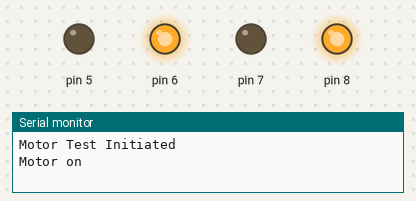
The sketch below on a simulated Arduino Uno, built with avr-gcc and run on an emulated ATmega328P. Shown: output pins drawn as LEDs (lit = HIGH), the last lines printed to the serial monitor.

Above: at 0.06 s.
At 12.47 s:
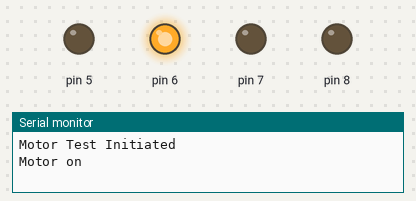
At 23.12 s:
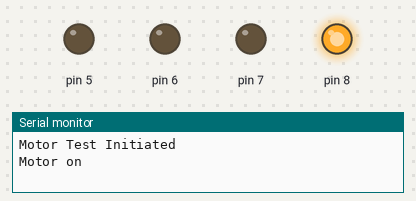
At 46.0 s:
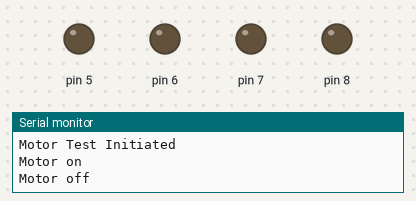
Timing chart, 0 to 80.7 s (numbered marks = the images above):
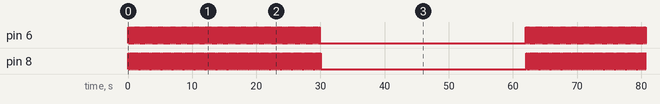

Measured:
- by itself, pin 6: moves between LOW and HIGH, repeating every 62.0 s
- by itself, pin 8: moves between LOW and HIGH, repeating every 62.1 s

The sketch:

motors.ino
```cpp
// Basic sketch for trying out the Adafruit DRV8871 Breakout

#define NUMBEROFWHEELS 2

class Wheel {
  private:
    byte posPin;
    byte negPin;
    //Percent form of current speed
    float dutyCycle;
    //Is motor running?
    bool state;
    //Is motor getting power in the enabled part of the duty cycle?
    bool engaged;
    int cycleTime;
    //Last time in milliseconds that the program has checked in on the motor
    unsigned long previousMillis;
  public:
    Wheel(byte pos, byte neg, byte cycle) {
      posPin = pos;
      negPin = neg;
      dutyCycle = 0.5;
      cycleTime = cycle;
      state = false;
      engaged = false;
      previousMillis = millis();
      pinMode(posPin, OUTPUT);
      pinMode(negPin, OUTPUT);
      digitalWrite(posPin, LOW);
      digitalWrite(negPin, HIGH);
    }

    void on() {
      state = true;
    }

    void off() {
      digitalWrite(negPin, LOW);
      state = false;
    }

    void toggle() {
      if (state) {
        state = false;
      }
      else {
        state = true;
      }
    }

    void motorSpeed(float motorSpeed) {
      dutyCycle = motorSpeed;
    }

  bool getState() {
      return state;
  }

    void tick(){
      if (not state) {
        return;
      }

      else {
        unsigned long currentMillis = millis();
        if (engaged) {
          float interval = cycleTime - (dutyCycle * cycleTime);
          if (currentMillis - previousMillis >= interval) {
            digitalWrite(negPin, HIGH);
            engaged = false;
            previousMillis = millis();
            return;
          }
        }
        else{
          float interval = dutyCycle * cycleTime;
          if (currentMillis - previousMillis >= interval) {
            digitalWrite(negPin, LOW);
            engaged = true;
            previousMillis = millis();
            return;
          }
        }
      }
    }
};


////////////////DECLARE WHEELS HERE////////////////

Wheel wheels[NUMBEROFWHEELS] =
  {Wheel(7, 8, 500),
  Wheel(5, 6, 500)};

/////////////END WHEEL DECLARATION//////////////////


void wheelsOnOff(Wheel *wheels, bool state){
  for(int i=0; i<NUMBEROFWHEELS; i++){
    if (state) {
      wheels[i].on();
    }
    else {
      wheels[i].off();
    }
  }
}

void tickDelay(unsigned long delayTime) {
  unsigned long delayStart = millis();
  while(1){
    unsigned long currentMillis = millis();
    for(int i=0; i < NUMBEROFWHEELS; i++){
      wheels[i].tick();
    }
    if (currentMillis - delayStart >= delayTime){
      break;
    }
  }
}

void setup() {
  Serial.begin(9600);
  Serial.println("Motor Test Initiated");
}

void loop() {
  wheels[0].motorSpeed(0.6);
  wheelsOnOff(wheels, true);
  Serial.println("Motor on");
  tickDelay(30000);
  Serial.println("Motor off");
  wheelsOnOff(wheels, false);
  tickDelay(32000);
}
```
